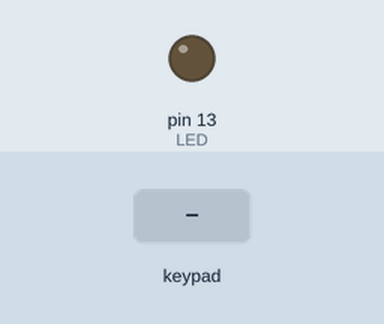
A sketch run on a simulated Arduino Uno, built with avr-gcc and run on an emulated ATmega328P. Shown: output pins drawn as LEDs (lit = HIGH). The test bench sets the inputs (shaded band).

Above: at 1.2 s.
1.3 s: key '0' pressed
At 1.45 s:
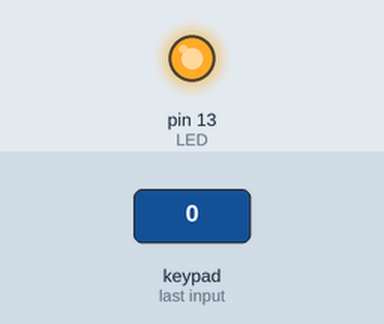
Timing chart, 0 to 4.3 s (numbered marks = the images above; inputs shaded):
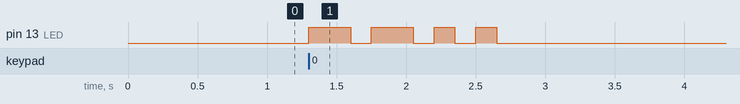

The sketch:

MPR121_Alt.ino
```cpp
#include <Wire.h>
#include "Adafruit_MPR121.h"

const int LED = 13;

Adafruit_MPR121 cap = Adafruit_MPR121();

// Keeps track of the last pins touched
// so we know when buttons are 'released'
uint16_t lasttouched = 0;
uint16_t currtouched = 0;

void setup() {
  pinMode(LED, OUTPUT);
  // Default address is 0x5A, if tied to 3.3V its 0x5B
  // If tied to SDA its 0x5C and if SCL then 0x5D
  if (!cap.begin(0x5A)) {
    while (1)
      ;
  }
}

void loop() {
  // Get the currently touched pads
  currtouched = cap.touched();

  // this is just a silly example to show how the code can be used
  // isTouched(currtouched, 0) will tell you if channel 0 is touched in the current state
  // so when a channel is touched, but wasn't before, do an action

  // when channel 0 is first touched, blink once
  if (isTouched(currtouched, 0) && !isTouched(lasttouched, 0)) {
    digitalWrite(LED, HIGH);
    delay(150);
    digitalWrite(LED, LOW);
  }

  // when channel 1 is first touched, blink twice
  if (isTouched(currtouched, 0) && !isTouched(lasttouched, 0)) {
    digitalWrite(LED, HIGH);
    delay(150);
    digitalWrite(LED, LOW);
    delay(150);
    digitalWrite(LED, HIGH);
    delay(150);
    digitalWrite(LED, LOW);
  }

  // when channel 2 is first touched, blink three times
  if (isTouched(currtouched, 0) && !isTouched(lasttouched, 0)) {
    digitalWrite(LED, HIGH);
    delay(150);
    digitalWrite(LED, LOW);
    delay(150);
    digitalWrite(LED, HIGH);
    delay(150);
    digitalWrite(LED, LOW);
    delay(150);
    digitalWrite(LED, HIGH);
    delay(150);
    digitalWrite(LED, LOW);
  }


  // store the current state for next time
  lasttouched = currtouched;
}

bool isTouched(uint16_t touched, uint8_t num) {
  return (touched & (1 << (num)));
}
```

Measured:
- after the input at 1.3 s, pin 13 (LED): LOW → HIGH at once, → LOW 0.30 s later, → HIGH 0.15 s later, → LOW 0.30 s later, … (8 changes in this stretch)
